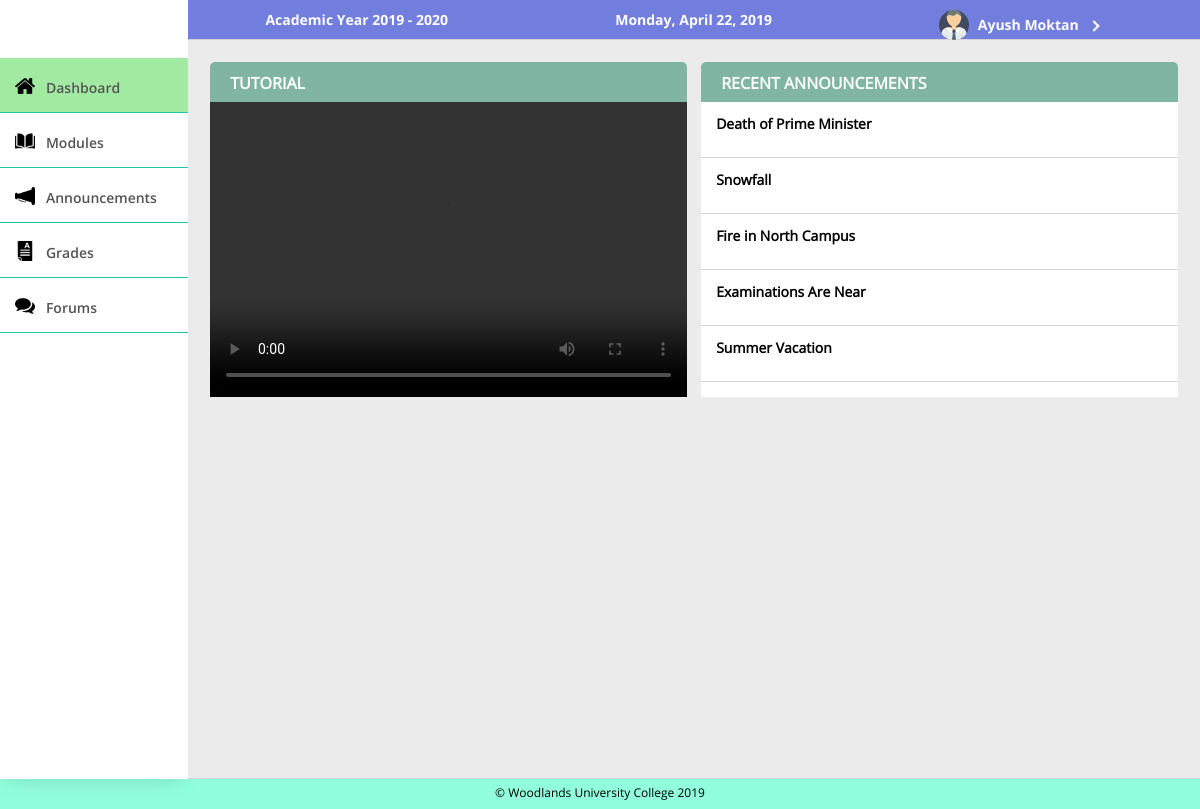
The page /public/StudentHome (signed in) on the database its author committed.
### tables this page shows
CREATE TABLE `announcements` (
  `anid` int(11) NOT NULL,
  `antitle` varchar(200) NOT NULL,
  `andescription` text NOT NULL,
  `andate` datetime NOT NULL DEFAULT CURRENT_TIMESTAMP,
  `anstatus` enum('Y','N') NOT NULL
);

### app/functions/functions.php (called while the page is built, shortened)
<?php
function loadTemplate($fileName, $templateVars) {
  extract($templateVars);
  require $fileName;
  $contents = ob_get_clean();
  return $contents;
}
?>

### app/controllers/StudentHome.php (called while the page is built, shortened)
<?php
  class StudentHome extends Controller{
    public function index(){
      $announcementClass = new DatabaseTable('announcements');
      $announcements = $announcementClass->findAllReverse('anid');
      $template = '../app/views/students/studentHome.php';
      $content = loadTemplate($template, ['announcements'=>$announcements]);
    }
  }
?>

### app/core/App.php (called while the page is built, shortened)
<?php
class App{
    protected $method = 'index';
    public function __construct(){
      $url = $this->parseUrl();
      if (file_exists('../app/controllers/' . $url[0] . '.php')) {
          unset($url[0]);
      }
      $this->controller = new $this->controller;
      $this->param = $url ? array_values($url) : [];
      call_user_func_array([$this->controller,$this->method],$this->param);
    }
    public function parseUrl(){
      if (isset($_GET['url'])) {
          return $url = explode('/', filter_var(rtrim($_GET['url'], '/'), FILTER_SANITIZE_URL));
      }
    }
}

### public/index.php (called while the page is built, shortened)
<?php
  require_once '../app/pdoconnect/pdoconnect.php';
  require_once '../app/models/databasetable.php';
  require_once '../app/functions/functions.php';
  $app = new App;
?>

### app/models/databasetable.php (called while the page is built, shortened)
<?php
class DatabaseTable{
	public $table;
	function __construct($table){
		$this->table = $table;
	}
	function findAllReverse($field) {
	    global $pdo;
	    $stmt = $pdo->prepare('SELECT * FROM ' . $this->table . ' ORDER BY '.$field . ' DESC');
	    $stmt->execute();
	    return $stmt;
	}
}

### app/views/students/studentHome.php (the view, shortened to what this page needs)
<div class = "boxesContainer">
  <div class = "contentBoxLarge tutorialVideo">
    <div class = "title">Tutorial</div>
    <div class = "content" style="margin:0; max-height: 295px;">
      <video src = "resources/videos/tutorial.mp4#t=07,20" width="100%" height="295px" controls>Video Not Found</video>
    </div>
  </div>
  <div class = "contentBoxLarge recentAnnouncements">
    <div class = "title">Recent Announcements</div>
    <div class = "content" style="margin:0; overflow-Y: auto; max-height: 295px; text-align: left;" id="customScroll">
      <?php
        while($announcement = $announcements->fetch()){
          echo '<a href = "/GroupProject/public/StudentAnnouncements/index/'.$announcement['anid'].'" style="color: black;"><div class = "subContentList"><b>';
            echo $announcement['antitle'];
          echo '</b></div></a>';
        }
      ?>
    </div>
  </div>
</div>

### public/css/userStyle.css (style rules this page uses)
a { color: white; text-decoration: none;font-family: opensanssemibold; }
* { margin: 0; padding: 0; }
body { overflow-x: hidden; }
.boxesContainer { display: flex; flex-direction: row; justify-content: space-between; }
.boxesContainer .content, .adminManageTable .content, .userForm .content { margin: 10px; font-family: opensansregular; color: black; align-items: center; width: 100%; justify-content: center; line-height: 14px; }
.subContentList { background: white; padding: 15px; height: 25px; border-bottom: 1px solid lightgray; font-family: opensansregular; font-size: 14px; }
.contentBoxLarge { width: 50%; background: white; text-align: center; margin: 7px; border-radius: 5px; color: white; user-select: none; }
.contentBoxLarge .title { background: #7fb5a2; width: 100%; padding-top: 10px; height: 40px; font-family: opensansregular; font-weight: bolder; border-top-left-radius: 5px; border-top-right-radius: 5px; color: #fff; text-transform: uppercase; text-align: left; padding-left: 20px; font-size: 16px; box-sizing: border-box; }

### rows shown on the page
announcements: antitle "Death of Prime Minister"
announcements: antitle "Snowfall"
announcements: antitle "Fire in North Campus"
announcements: antitle "Examinations Are Near"
announcements: antitle "Summer Vacation"

### other values the page prints
$_SESSION['loggedin']['fname'] "Ayush"
$_SESSION['loggedin']['lname'] "Moktan"
